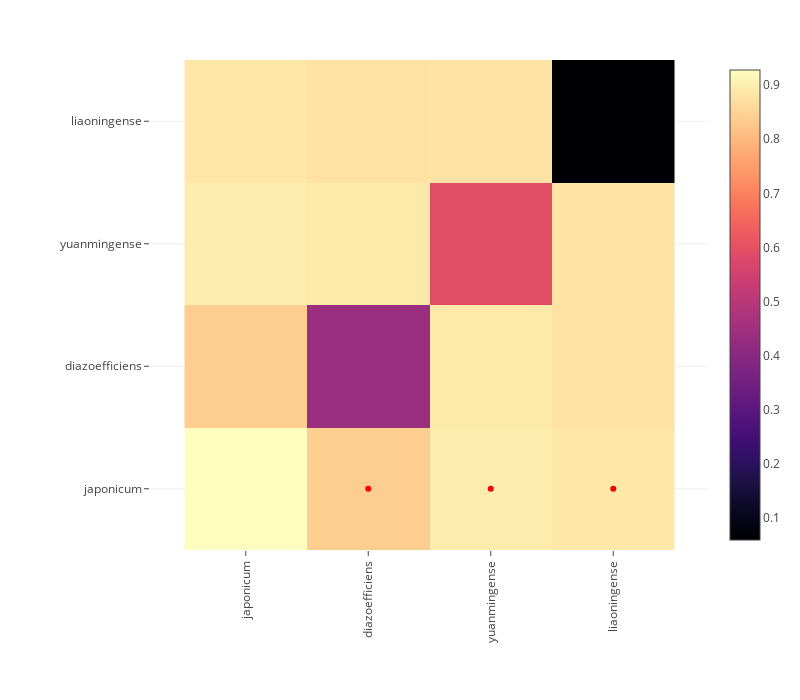

The code cell stored with this chart in its notebook:
### Code cell
include("fix-component-base.jl");

### Figure 1 — Plotly figure (JSON) as saved in the notebook; plotly's stock layout.template omitted (floating-point values rounded to 4 significant figures; data arrays with more than 128 entries replaced by an {"elided": "..."} marker saying what was removed)
{"data": [{"colorscale": {"elided": "256x2 mixed values"}, "type": "heatmap", "x": ["japonicum", "diazoefficiens", "yuanmingense", "liaoningense"], "y": ["japonicum", "diazoefficiens", "yuanmingense", "liaoningense"], "z": [[0.9281, 0.839, 0.8977, 0.8866], [0.839, 0.4363, 0.8912, 0.8772], [0.8977, 0.8912, 0.5919, 0.8787], [0.8866, 0.8772, 0.8787, 0.05886]]}, {"hoverinfo": "skip", "marker": {"color": "red"}, "mode": "markers", "type": "scatter", "x": ["yuanmingense", "liaoningense", "diazoefficiens"], "y": ["japonicum", "japonicum", "japonicum"]}], "layout": {"height": 700, "margin": {"b": 150, "l": 150, "r": 50, "t": 60}, "width": 800, "xaxis": {"scaleanchor": "y", "tickangle": -90}}}
